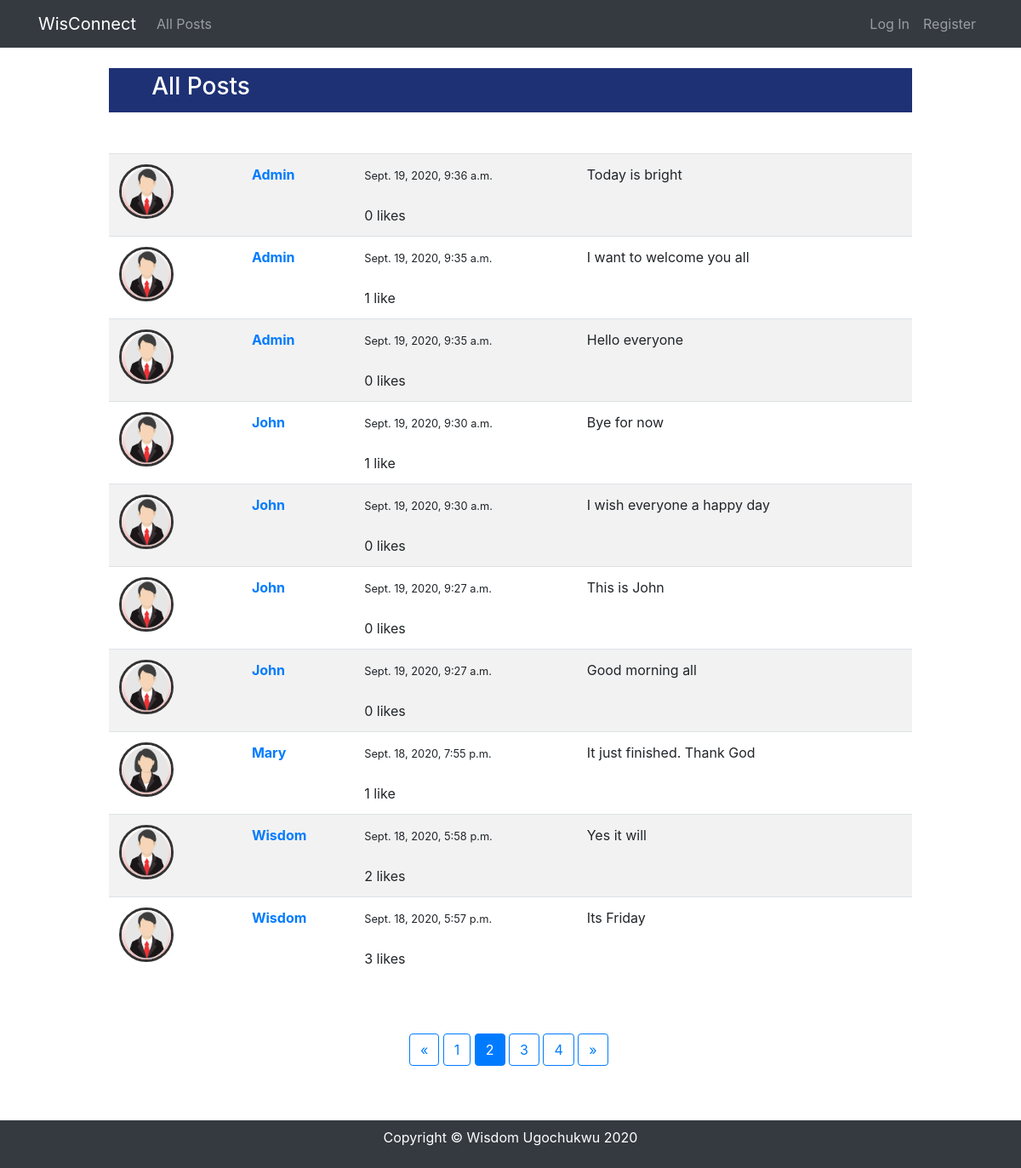
Screenshot of /?page=2 with the database file from the repository.
### network/models.py (models this page shows, shortened)
class Post(models.Model):
   poster = models.ForeignKey(User, on_delete=models.CASCADE)
   body = models.TextField(blank=True, null=True)
   post_date = models.DateTimeField(auto_now_add=True)
   liked = models.ManyToManyField(User, related_name='like_post', blank = True)
   class Meta:
      ordering = ['-post_date']
   def num_likes(self):
      return self.liked.all().count()

### network/views.py (the view)
# urls.py: path('', HomeView.as_view(), name="index"),
class HomeView(ListView):
   model = Post
   template_name = 'network/index.html'
   context_object_name = 'posts'
   ordering = ['-post_date']
   paginate_by = 10
   queryset = Post.objects.all()

### network/templates/network/index.html (shortened to what this page needs)
{% extends "network/layout.html" %}
{% load static %}
{% block body %}
<div style="width: 85%; margin: auto;">
   <div class="main_title">
      <h3>All Posts</h3>
   </div><br>
   <br>
   <table id="postTable" class="table table-striped">
      {% if posts %}
      {% for post in posts %}
      <tr id="post-{{post.id}}">
         <td>
            {% if post.poster.userprofile.profile_pic %}
            <img src="{{ post.poster.userprofile.profile_pic.url }}" class="rounded-circle align-self-start mr-3 b-1"
               alt="" width="64" height="64" style="border:3px solid #333;"><br>
            {% else %}
            {% if post.poster.userprofile.gender == 'Female' %}
            <img src="{% static 'network/profile/female.png' %}" class="rounded-circle align-self-start mr-3 b-1"
               alt="Pic" width="64" height="64" style="border:3px solid #333;"><br>
            {% else %}
            <img src="{% static 'network/profile/male.png' %}" class="rounded-circle align-self-start mr-3 b-1"
               alt="Pic" width="64" height="64" style="border:3px solid #333;"><br>
            {% endif %}
            {% endif %}
         </td>
         <td class="userName " name="poster">
            <strong><a href="{% url 'show_profile' post.poster.id %}" class="m-0">{{post.poster.username}}</a> </strong>
            <br>
         </td>
         <td>
            <small> {{ post.post_date }} </small><br><br>
            <div class="row">
               <div class="col-8">
                  <div class="row">
                     <div class="col">
                        <span class="like-count{{post.id}}"> {{post.num_likes}} </span>
                        like{{post.num_likes|pluralize}}
                     </div>
                  </div>
               </div>
            </div>
         </td>
         <td class="userBody userData" name="body" colspan="3">
            {{ post.body }}
         </td>
         <td>
         </td>
      </tr>
      {% endfor %}
      {% else %}
      No Posts Yet
      {% endif %}
   </table>
   <br><br>
   <div style="display: flex; justify-content: center;" >
   {% if is_paginated %}
   <ul class="pagination">
      {% if page_obj.has_previous %}
         <li><a class="btn btn-outline-primary" href="?page={{ page_obj.previous_page_number }}">&laquo;</a></li>&nbsp;
      {% else %}
         <li class="disabled"><span class="btn btn-secondary disabled">&laquo;</span></li>&nbsp;
      {% endif %}
      {% for i in paginator.page_range %}
         {% if page_obj.number == i %}
         <li class="active"><span class="btn btn-primary">{{ i }} <span class="sr-only">(current)</span></span></li> &nbsp;
         {% else %}
         <li><a class="btn btn-outline-primary" href="?page={{ i }}">{{ i }}</a></li>&nbsp;
         {% endif %}
      {% endfor %}
      {% if page_obj.has_next %}
         <li><a class="btn btn-outline-primary" href="?page={{ page_obj.next_page_number }}">&raquo;</a></li>&nbsp;
      {% else %}
         <li class="disabled"><span class="btn btn-secondary disabled">&raquo;</span></li>&nbsp;
      {% endif %}
   </ul>
   {% endif %}
</div>
<br><br>
</div>
{% endblock %}

### network/static/network/styles.css (style rules this page uses)
.main_title { background-color: #1e3175; color: #fff; padding: 5px 50px; }

### rows the page displays
Post: poster.username "Admin", post_date "Sept. 19, 2020, 9:36 a.m.", num_likes "0", body "Today is bright"
Post: poster.username "Admin", post_date "Sept. 19, 2020, 9:35 a.m.", num_likes "1", body "I want to welcome you all"
Post: poster.username "Admin", post_date "Sept. 19, 2020, 9:35 a.m.", num_likes "0", body "Hello everyone"
Post: poster.username "John", post_date "Sept. 19, 2020, 9:30 a.m.", num_likes "1", body "Bye for now"
Post: poster.username "John", post_date "Sept. 19, 2020, 9:30 a.m.", num_likes "0", body "I wish everyone a happy day"
Post: poster.username "John", post_date "Sept. 19, 2020, 9:27 a.m.", num_likes "0", body "This is John"
Post: poster.username "John", post_date "Sept. 19, 2020, 9:27 a.m.", num_likes "0", body "Good morning all"
Post: poster.username "Mary", post_date "Sept. 18, 2020, 7:55 p.m.", num_likes "1", body "It just finished. Thank God"
Post: poster.username "Wisdom", post_date "Sept. 18, 2020, 5:58 p.m.", num_likes "2", body "Yes it will"
Post: poster.username "Wisdom", post_date "Sept. 18, 2020, 5:57 p.m.", num_likes "3", body "Its Friday"

### other values shown
{{ i }} "1" "3" "4"
{{ i }} "2"
